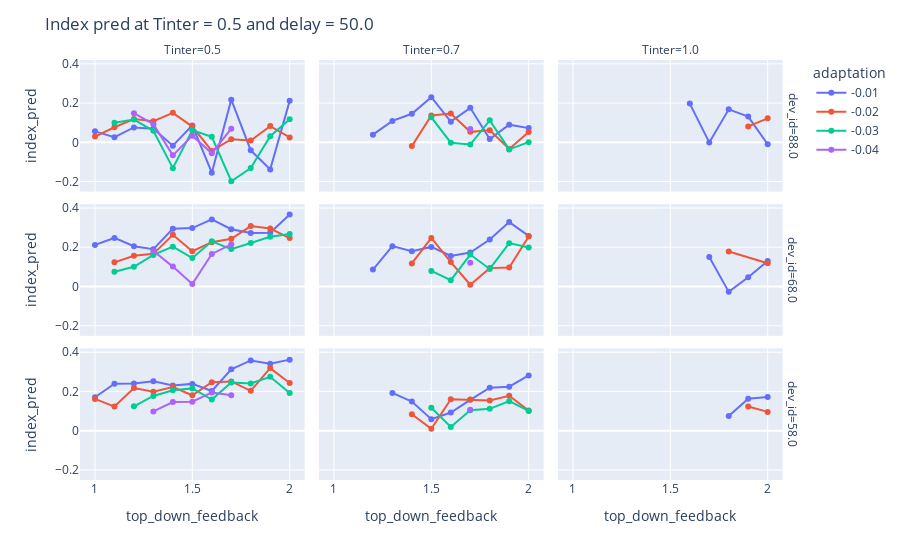

The cell this chart's notebook holds for it:
### Code cell
df_temp_q = df_temp.query('MMN_relative> 0.05 & Tinter > 0.2')
fig = px.line(df_temp_q, x = 'top_down_feedback', y = 'index_pred', color = 'adaptation', markers = True, facet_row = 'dev_id', facet_col = 'Tinter')
fig.update_layout(title = 'Index pred at Tinter = 0.5 and delay = 50.0 ')
fig.show()

### Figure 1 — Plotly figure (JSON) as saved in the notebook; plotly's stock layout.template omitted (floating-point values rounded to 4 significant figures)
{"data": [{"hovertemplate": "adaptation=-0.01<br>dev_id=88.0<br>Tinter=0.5<br>top_down_feedback=%{x}<br>index_pred=%{y}<extra></extra>", "legendgroup": "-0.01", "line": {"color": "#636efa", "dash": "solid"}, "marker": {"symbol": "circle"}, "mode": "markers+lines", "name": "-0.01", "orientation": "v", "showlegend": true, "type": "scatter", "x": [1, 1.1, 1.2, 1.3, 1.4, 1.5, 1.6, 1.7, 1.8, 1.9, 2], "xaxis": "x7", "y": [0.05585, 0.02617, 0.07556, 0.06895, -0.0173, 0.08614, -0.1549, 0.2175, -0.0409, -0.138, 0.2111], "yaxis": "y7"}, {"hovertemplate": "adaptation=-0.01<br>dev_id=88.0<br>Tinter=0.7<br>top_down_feedback=%{x}<br>index_pred=%{y}<extra></extra>", "legendgroup": "-0.01", "line": {"color": "#636efa", "dash": "solid"}, "marker": {"symbol": "circle"}, "mode": "markers+lines", "name": "-0.01", "orientation": "v", "showlegend": false, "type": "scatter", "x": [1.2, 1.3, 1.4, 1.5, 1.6, 1.7, 1.8, 1.9, 2], "xaxis": "x8", "y": [0.03897, 0.1092, 0.1454, 0.2302, 0.1054, 0.1758, 0.01633, 0.08992, 0.07232], "yaxis": "y8"}, {"hovertemplate": "adaptation=-0.01<br>dev_id=88.0<br>Tinter=1.0<br>top_down_feedback=%{x}<br>index_pred=%{y}<extra></extra>", "legendgroup": "-0.01", "line": {"color": "#636efa", "dash": "solid"}, "marker": {"symbol": "circle"}, "mode": "markers+lines", "name": "-0.01", "orientation": "v", "showlegend": false, "type": "scatter", "x": [1.6, 1.7, 1.8, 1.9, 2], "xaxis": "x9", "y": [0.1973, -0.0005573, 0.1679, 0.131, -0.009802], "yaxis": "y9"}, {"hovertemplate": "adaptation=-0.01<br>dev_id=68.0<br>Tinter=0.5<br>top_down_feedback=%{x}<br>index_pred=%{y}<extra></extra>", "legendgroup": "-0.01", "line": {"color": "#636efa", "dash": "solid"}, "marker": {"symbol": "circle"}, "mode": "markers+lines", "name": "-0.01", "orientation": "v", "showlegend": false, "type": "scatter", "x": [1, 1.1, 1.2, 1.3, 1.4, 1.5, 1.6, 1.7, 1.8, 1.9, 2], "xaxis": "x4", "y": [0.212, 0.2475, 0.2055, 0.19, 0.2947, 0.2976, 0.342, 0.2921, 0.2733, 0.2737, 0.3668], "yaxis": "y4"}, {"hovertemplate": "adaptation=-0.01<br>dev_id=68.0<br>Tinter=0.7<br>top_down_feedback=%{x}<br>index_pred=%{y}<extra></extra>", "legendgroup": "-0.01", "line": {"color": "#636efa", "dash": "solid"}, "marker": {"symbol": "circle"}, "mode": "markers+lines", "name": "-0.01", "orientation": "v", "showlegend": false, "type": "scatter", "x": [1.2, 1.3, 1.4, 1.5, 1.6, 1.7, 1.8, 1.9, 2], "xaxis": "x5", "y": [0.08614, 0.2057, 0.18, 0.2017, 0.1556, 0.1732, 0.2397, 0.3284, 0.2578], "yaxis": "y5"}, {"hovertemplate": "adaptation=-0.01<br>dev_id=68.0<br>Tinter=1.0<br>top_down_feedback=%{x}<br>index_pred=%{y}<extra></extra>", "legendgroup": "-0.01", "line": {"color": "#636efa", "dash": "solid"}, "marker": {"symbol": "circle"}, "mode": "markers+lines", "name": "-0.01", "orientation": "v", "showlegend": false, "type": "scatter", "x": [1.7, 1.8, 1.9, 2], "xaxis": "x6", "y": [0.1509, -0.02735, 0.04701, 0.1296], "yaxis": "y6"}, {"hovertemplate": "adaptation=-0.01<br>dev_id=58.0<br>Tinter=0.5<br>top_down_feedback=%{x}<br>index_pred=%{y}<extra></extra>", "legendgroup": "-0.01", "line": {"color": "#636efa", "dash": "solid"}, "marker": {"symbol": "circle"}, "mode": "markers+lines", "name": "-0.01", "orientation": "v", "showlegend": false, "type": "scatter", "x": [1, 1.1, 1.2, 1.3, 1.4, 1.5, 1.6, 1.7, 1.8, 1.9, 2], "xaxis": "x", "y": [0.1706, 0.2395, 0.24, 0.2522, 0.2299, 0.2385, 0.2022, 0.3126, 0.358, 0.3409, 0.3621], "yaxis": "y"}, {"hovertemplate": "adaptation=-0.01<br>dev_id=58.0<br>Tinter=0.7<br>top_down_feedback=%{x}<br>index_pred=%{y}<extra></extra>", "legendgroup": "-0.01", "line": {"color": "#636efa", "dash": "solid"}, "marker": {"symbol": "circle"}, "mode": "markers+lines", "name": "-0.01", "orientation": "v", "showlegend": false, "type": "scatter", "x": [1.3, 1.4, 1.5, 1.6, 1.7, 1.8, 1.9, 2], "xaxis": "x2", "y": [0.1927, 0.1484, 0.05891, 0.09243, 0.1574, 0.2194, 0.2243, 0.2818], "yaxis": "y2"}, {"hovertemplate": "adaptation=-0.01<br>dev_id=58.0<br>Tinter=1.0<br>top_down_feedback=%{x}<br>index_pred=%{y}<extra></extra>", "legendgroup": "-0.01", "line": {"color": "#636efa", "dash": "solid"}, "marker": {"symbol": "circle"}, "mode": "markers+lines", "name": "-0.01", "orientation": "v", "showlegend": false, "type": "scatter", "x": [1.8, 1.9, 2], "xaxis": "x3", "y": [0.07547, 0.163, 0.1717], "yaxis": "y3"}, {"hovertemplate": "adaptation=-0.02<br>dev_id=88.0<br>Tinter=0.5<br>top_down_feedback=%{x}<br>index_pred=%{y}<extra></extra>", "legendgroup": "-0.02", "line": {"color": "#EF553B", "dash": "solid"}, "marker": {"symbol": "circle"}, "mode": "markers+lines", "name": "-0.02", "orientation": "v", "showlegend": true, "type": "scatter", "x": [1, 1.1, 1.2, 1.3, 1.4, 1.5, 1.6, 1.7, 1.8, 1.9, 2], "xaxis": "x7", "y": [0.0294, 0.07674, 0.1182, 0.1071, 0.15, 0.07996, -0.04409, 0.01588, 0.009211, 0.08255, 0.02481], "yaxis": "y7"}, {"hovertemplate": "adaptation=-0.02<br>dev_id=88.0<br>Tinter=0.7<br>top_down_feedback=%{x}<br>index_pred=%{y}<extra></extra>", "legendgroup": "-0.02", "line": {"color": "#EF553B", "dash": "solid"}, "marker": {"symbol": "circle"}, "mode": "markers+lines", "name": "-0.02", "orientation": "v", "showlegend": false, "type": "scatter", "x": [1.4, 1.5, 1.6, 1.7, 1.8, 1.9, 2], "xaxis": "x8", "y": [-0.01944, 0.1366, 0.1463, 0.05326, 0.0618, -0.03397, 0.05252], "yaxis": "y8"}, {"hovertemplate": "adaptation=-0.02<br>dev_id=88.0<br>Tinter=1.0<br>top_down_feedback=%{x}<br>index_pred=%{y}<extra></extra>", "legendgroup": "-0.02", "line": {"color": "#EF553B", "dash": "solid"}, "marker": {"symbol": "circle"}, "mode": "markers+lines", "name": "-0.02", "orientation": "v", "showlegend": false, "type": "scatter", "x": [1.9, 2], "xaxis": "x9", "y": [0.08084, 0.122], "yaxis": "y9"}, {"hovertemplate": "adaptation=-0.02<br>dev_id=68.0<br>Tinter=0.5<br>top_down_feedback=%{x}<br>index_pred=%{y}<extra></extra>", "legendgroup": "-0.02", "line": {"color": "#EF553B", "dash": "solid"}, "marker": {"symbol": "circle"}, "mode": "markers+lines", "name": "-0.02", "orientation": "v", "showlegend": false, "type": "scatter", "x": [1.1, 1.2, 1.3, 1.4, 1.5, 1.6, 1.7, 1.8, 1.9, 2], "xaxis": "x4", "y": [0.123, 0.1568, 0.1663, 0.2633, 0.1798, 0.2261, 0.2429, 0.308, 0.2956, 0.2468], "yaxis": "y4"}, {"hovertemplate": "adaptation=-0.02<br>dev_id=68.0<br>Tinter=0.7<br>top_down_feedback=%{x}<br>index_pred=%{y}<extra></extra>", "legendgroup": "-0.02", "line": {"color": "#EF553B", "dash": "solid"}, "marker": {"symbol": "circle"}, "mode": "markers+lines", "name": "-0.02", "orientation": "v", "showlegend": false, "type": "scatter", "x": [1.4, 1.5, 1.6, 1.7, 1.8, 1.9, 2], "xaxis": "x5", "y": [0.1174, 0.2477, 0.1246, 0.008899, 0.09365, 0.09688, 0.2547], "yaxis": "y5"}, {"hovertemplate": "adaptation=-0.02<br>dev_id=68.0<br>Tinter=1.0<br>top_down_feedback=%{x}<br>index_pred=%{y}<extra></extra>", "legendgroup": "-0.02", "line": {"color": "#EF553B", "dash": "solid"}, "marker": {"symbol": "circle"}, "mode": "markers+lines", "name": "-0.02", "orientation": "v", "showlegend": false, "type": "scatter", "x": [1.8, 2], "xaxis": "x6", "y": [0.1787, 0.1184], "yaxis": "y6"}, {"hovertemplate": "adaptation=-0.02<br>dev_id=58.0<br>Tinter=0.5<br>top_down_feedback=%{x}<br>index_pred=%{y}<extra></extra>", "legendgroup": "-0.02", "line": {"color": "#EF553B", "dash": "solid"}, "marker": {"symbol": "circle"}, "mode": "markers+lines", "name": "-0.02", "orientation": "v", "showlegend": false, "type": "scatter", "x": [1, 1.1, 1.2, 1.3, 1.4, 1.5, 1.6, 1.7, 1.8, 1.9, 2], "xaxis": "x", "y": [0.1621, 0.123, 0.2175, 0.1981, 0.2221, 0.1806, 0.247, 0.251, 0.2034, 0.3191, 0.2434], "yaxis": "y"}, {"hovertemplate": "adaptation=-0.02<br>dev_id=58.0<br>Tinter=0.7<br>top_down_feedback=%{x}<br>index_pred=%{y}<extra></extra>", "legendgroup": "-0.02", "line": {"color": "#EF553B", "dash": "solid"}, "marker": {"symbol": "circle"}, "mode": "markers+lines", "name": "-0.02", "orientation": "v", "showlegend": false, "type": "scatter", "x": [1.4, 1.5, 1.6, 1.7, 1.8, 1.9, 2], "xaxis": "x2", "y": [0.08399, 0.01, 0.1601, 0.1588, 0.1542, 0.1782, 0.1025], "yaxis": "y2"}, {"hovertemplate": "adaptation=-0.02<br>dev_id=58.0<br>Tinter=1.0<br>top_down_feedback=%{x}<br>index_pred=%{y}<extra></extra>", "legendgroup": "-0.02", "line": {"color": "#EF553B", "dash": "solid"}, "marker": {"symbol": "circle"}, "mode": "markers+lines", "name": "-0.02", "orientation": "v", "showlegend": false, "type": "scatter", "x": [1.9, 2], "xaxis": "x3", "y": [0.1236, 0.09581], "yaxis": "y3"}, {"hovertemplate": "adaptation=-0.03<br>dev_id=88.0<br>Tinter=0.5<br>top_down_feedback=%{x}<br>index_pred=%{y}<extra></extra>", "legendgroup": "-0.03", "line": {"color": "#00cc96", "dash": "solid"}, "marker": {"symbol": "circle"}, "mode": "markers+lines", "name": "-0.03", "orientation": "v", "showlegend": true, "type": "scatter", "x": [1.1, 1.2, 1.3, 1.4, 1.5, 1.6, 1.7, 1.8, 1.9, 2], "xaxis": "x7", "y": [0.09968, 0.1157, 0.05849, -0.1318, 0.06159, 0.02778, -0.1986, -0.1312, 0.03102, 0.1179], "yaxis": "y7"}, {"hovertemplate": "adaptation=-0.03<br>dev_id=88.0<br>Tinter=0.7<br>top_down_feedback=%{x}<br>index_pred=%{y}<extra></extra>", "legendgroup": "-0.03", "line": {"color": "#00cc96", "dash": "solid"}, "marker": {"symbol": "circle"}, "mode": "markers+lines", "name": "-0.03", "orientation": "v", "showlegend": false, "type": "scatter", "x": [1.5, 1.6, 1.7, 1.8, 1.9, 2], "xaxis": "x8", "y": [0.127, -0.001992, -0.01132, 0.1118, -0.03617, 0.0005991], "yaxis": "y8"}, {"hovertemplate": "adaptation=-0.03<br>dev_id=68.0<br>Tinter=0.5<br>top_down_feedback=%{x}<br>index_pred=%{y}<extra></extra>", "legendgroup": "-0.03", "line": {"color": "#00cc96", "dash": "solid"}, "marker": {"symbol": "circle"}, "mode": "markers+lines", "name": "-0.03", "orientation": "v", "showlegend": false, "type": "scatter", "x": [1.1, 1.2, 1.3, 1.4, 1.5, 1.6, 1.7, 1.8, 1.9, 2], "xaxis": "x4", "y": [0.07542, 0.1007, 0.1611, 0.2032, 0.1453, 0.2302, 0.1907, 0.2221, 0.2538, 0.2681], "yaxis": "y4"}, {"hovertemplate": "adaptation=-0.03<br>dev_id=68.0<br>Tinter=0.7<br>top_down_feedback=%{x}<br>index_pred=%{y}<extra></extra>", "legendgroup": "-0.03", "line": {"color": "#00cc96", "dash": "solid"}, "marker": {"symbol": "circle"}, "mode": "markers+lines", "name": "-0.03", "orientation": "v", "showlegend": false, "type": "scatter", "x": [1.5, 1.6, 1.7, 1.8, 1.9, 2], "xaxis": "x5", "y": [0.07951, 0.03245, 0.1629, 0.08941, 0.221, 0.199], "yaxis": "y5"}, {"hovertemplate": "adaptation=-0.03<br>dev_id=58.0<br>Tinter=0.5<br>top_down_feedback=%{x}<br>index_pred=%{y}<extra></extra>", "legendgroup": "-0.03", "line": {"color": "#00cc96", "dash": "solid"}, "marker": {"symbol": "circle"}, "mode": "markers+lines", "name": "-0.03", "orientation": "v", "showlegend": false, "type": "scatter", "x": [1.2, 1.3, 1.4, 1.5, 1.6, 1.7, 1.8, 1.9, 2], "xaxis": "x", "y": [0.1245, 0.1772, 0.2063, 0.2156, 0.1585, 0.2458, 0.2404, 0.2748, 0.1922], "yaxis": "y"}, {"hovertemplate": "adaptation=-0.03<br>dev_id=58.0<br>Tinter=0.7<br>top_down_feedback=%{x}<br>index_pred=%{y}<extra></extra>", "legendgroup": "-0.03", "line": {"color": "#00cc96", "dash": "solid"}, "marker": {"symbol": "circle"}, "mode": "markers+lines", "name": "-0.03", "orientation": "v", "showlegend": false, "type": "scatter", "x": [1.5, 1.6, 1.7, 1.8, 1.9, 2], "xaxis": "x2", "y": [0.1173, 0.01901, 0.1043, 0.1114, 0.1505, 0.1009], "yaxis": "y2"}, {"hovertemplate": "adaptation=-0.04<br>dev_id=88.0<br>Tinter=0.5<br>top_down_feedback=%{x}<br>index_pred=%{y}<extra></extra>", "legendgroup": "-0.04", "line": {"color": "#ab63fa", "dash": "solid"}, "marker": {"symbol": "circle"}, "mode": "markers+lines", "name": "-0.04", "orientation": "v", "showlegend": true, "type": "scatter", "x": [1.2, 1.3, 1.4, 1.5, 1.6, 1.7], "xaxis": "x7", "y": [0.1486, 0.09244, -0.06643, 0.03386, -0.05571, 0.06939], "yaxis": "y7"}, {"hovertemplate": "adaptation=-0.04<br>dev_id=88.0<br>Tinter=0.7<br>top_down_feedback=%{x}<br>index_pred=%{y}<extra></extra>", "legendgroup": "-0.04", "line": {"color": "#ab63fa", "dash": "solid"}, "marker": {"symbol": "circle"}, "mode": "markers+lines", "name": "-0.04", "orientation": "v", "showlegend": false, "type": "scatter", "x": [1.7], "xaxis": "x8", "y": [0.06746], "yaxis": "y8"}, {"hovertemplate": "adaptation=-0.04<br>dev_id=68.0<br>Tinter=0.5<br>top_down_feedback=%{x}<br>index_pred=%{y}<extra></extra>", "legendgroup": "-0.04", "line": {"color": "#ab63fa", "dash": "solid"}, "marker": {"symbol": "circle"}, "mode": "markers+lines", "name": "-0.04", "orientation": "v", "showlegend": false, "type": "scatter", "x": [1.3, 1.4, 1.5, 1.6, 1.7], "xaxis": "x4", "y": [0.1812, 0.1014, 0.01283, 0.166, 0.215], "yaxis": "y4"}, {"hovertemplate": "adaptation=-0.04<br>dev_id=68.0<br>Tinter=0.7<br>top_down_feedback=%{x}<br>index_pred=%{y}<extra></extra>", "legendgroup": "-0.04", "line": {"color": "#ab63fa", "dash": "solid"}, "marker": {"symbol": "circle"}, "mode": "markers+lines", "name": "-0.04", "orientation": "v", "showlegend": false, "type": "scatter", "x": [1.7], "xaxis": "x5", "y": [0.1208], "yaxis": "y5"}, {"hovertemplate": "adaptation=-0.04<br>dev_id=58.0<br>Tinter=0.5<br>top_down_feedback=%{x}<br>index_pred=%{y}<extra></extra>", "legendgroup": "-0.04", "line": {"color": "#ab63fa", "dash": "solid"}, "marker": {"symbol": "circle"}, "mode": "markers+lines", "name": "-0.04", "orientation": "v", "showlegend": false, "type": "scatter", "x": [1.3, 1.4, 1.5, 1.6, 1.7], "xaxis": "x", "y": [0.09799, 0.1464, 0.1477, 0.1949, 0.1811], "yaxis": "y"}, {"hovertemplate": "adaptation=-0.04<br>dev_id=58.0<br>Tinter=0.7<br>top_down_feedback=%{x}<br>index_pred=%{y}<extra></extra>", "legendgroup": "-0.04", "line": {"color": "#ab63fa", "dash": "solid"}, "marker": {"symbol": "circle"}, "mode": "markers+lines", "name": "-0.04", "orientation": "v", "showlegend": false, "type": "scatter", "x": [1.7], "xaxis": "x2", "y": [0.1072], "yaxis": "y2"}], "layout": {"annotations": [{"font": {}, "showarrow": false, "text": "Tinter=0.5", "x": 0.1567, "xanchor": "center", "xref": "paper", "y": 1.0, "yanchor": "bottom", "yref": "paper"}, {"font": {}, "showarrow": false, "text": "Tinter=0.7", "x": 0.49, "xanchor": "center", "xref": "paper", "y": 1.0, "yanchor": "bottom", "yref": "paper"}, {"font": {}, "showarrow": false, "text": "Tinter=1.0", "x": 0.8233, "xanchor": "center", "xref": "paper", "y": 1.0, "yanchor": "bottom", "yref": "paper"}, {"font": {}, "showarrow": false, "text": "dev_id=58.0", "textangle": 90, "x": 0.98, "xanchor": "left", "xref": "paper", "y": 0.1567, "yanchor": "middle", "yref": "paper"}, {"font": {}, "showarrow": false, "text": "dev_id=68.0", "textangle": 90, "x": 0.98, "xanchor": "left", "xref": "paper", "y": 0.5, "yanchor": "middle", "yref": "paper"}, {"font": {}, "showarrow": false, "text": "dev_id=88.0", "textangle": 90, "x": 0.98, "xanchor": "left", "xref": "paper", "y": 0.8433, "yanchor": "middle", "yref": "paper"}], "legend": {"title": {"text": "adaptation"}, "tracegroupgap": 0}, "margin": {"t": 60}, "title": {"text": "Index pred at Tinter = 0.5 and delay = 50.0 "}, "xaxis": {"anchor": "y", "domain": [0, 0.3133], "title": {"text": "top_down_feedback"}}, "xaxis2": {"anchor": "y2", "domain": [0.3333, 0.6467], "matches": "x", "title": {"text": "top_down_feedback"}}, "xaxis3": {"anchor": "y3", "domain": [0.6667, 0.98], "matches": "x", "title": {"text": "top_down_feedback"}}, "xaxis4": {"anchor": "y4", "domain": [0, 0.3133], "matches": "x", "showticklabels": false}, "xaxis5": {"anchor": "y5", "domain": [0.3333, 0.6467], "matches": "x", "showticklabels": false}, "xaxis6": {"anchor": "y6", "domain": [0.6667, 0.98], "matches": "x", "showticklabels": false}, "xaxis7": {"anchor": "y7", "domain": [0, 0.3133], "matches": "x", "showticklabels": false}, "xaxis8": {"anchor": "y8", "domain": [0.3333, 0.6467], "matches": "x", "showticklabels": false}, "xaxis9": {"anchor": "y9", "domain": [0.6667, 0.98], "matches": "x", "showticklabels": false}, "yaxis": {"anchor": "x", "domain": [0, 0.3133], "title": {"text": "index_pred"}}, "yaxis2": {"anchor": "x2", "domain": [0, 0.3133], "matches": "y", "showticklabels": false}, "yaxis3": {"anchor": "x3", "domain": [0, 0.3133], "matches": "y", "showticklabels": false}, "yaxis4": {"anchor": "x4", "domain": [0.3433, 0.6567], "matches": "y", "title": {"text": "index_pred"}}, "yaxis5": {"anchor": "x5", "domain": [0.3433, 0.6567], "matches": "y", "showticklabels": false}, "yaxis6": {"anchor": "x6", "domain": [0.3433, 0.6567], "matches": "y", "showticklabels": false}, "yaxis7": {"anchor": "x7", "domain": [0.6867, 1.0], "matches": "y", "title": {"text": "index_pred"}}, "yaxis8": {"anchor": "x8", "domain": [0.6867, 1.0], "matches": "y", "showticklabels": false}, "yaxis9": {"anchor": "x9", "domain": [0.6867, 1.0], "matches": "y", "showticklabels": false}}}
